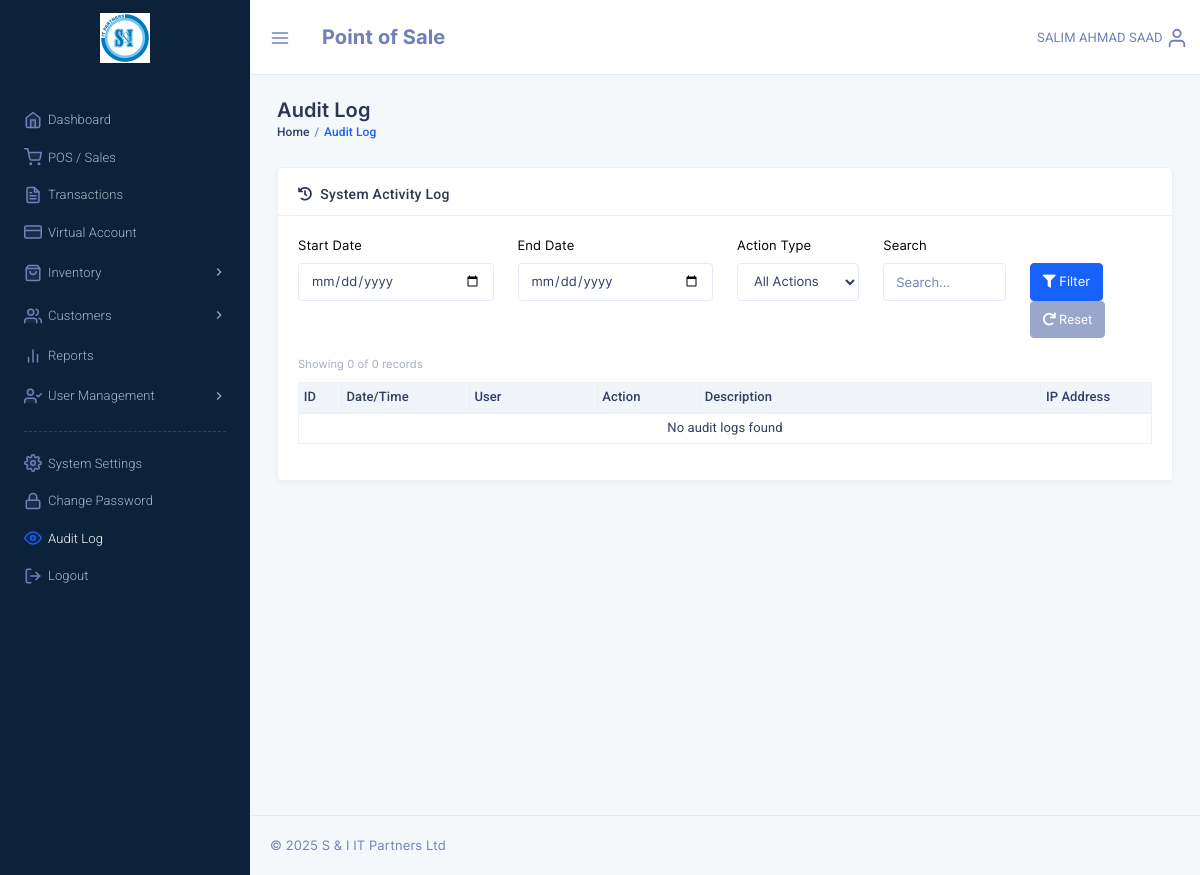
Page /audit_log.php on the earlier database version.
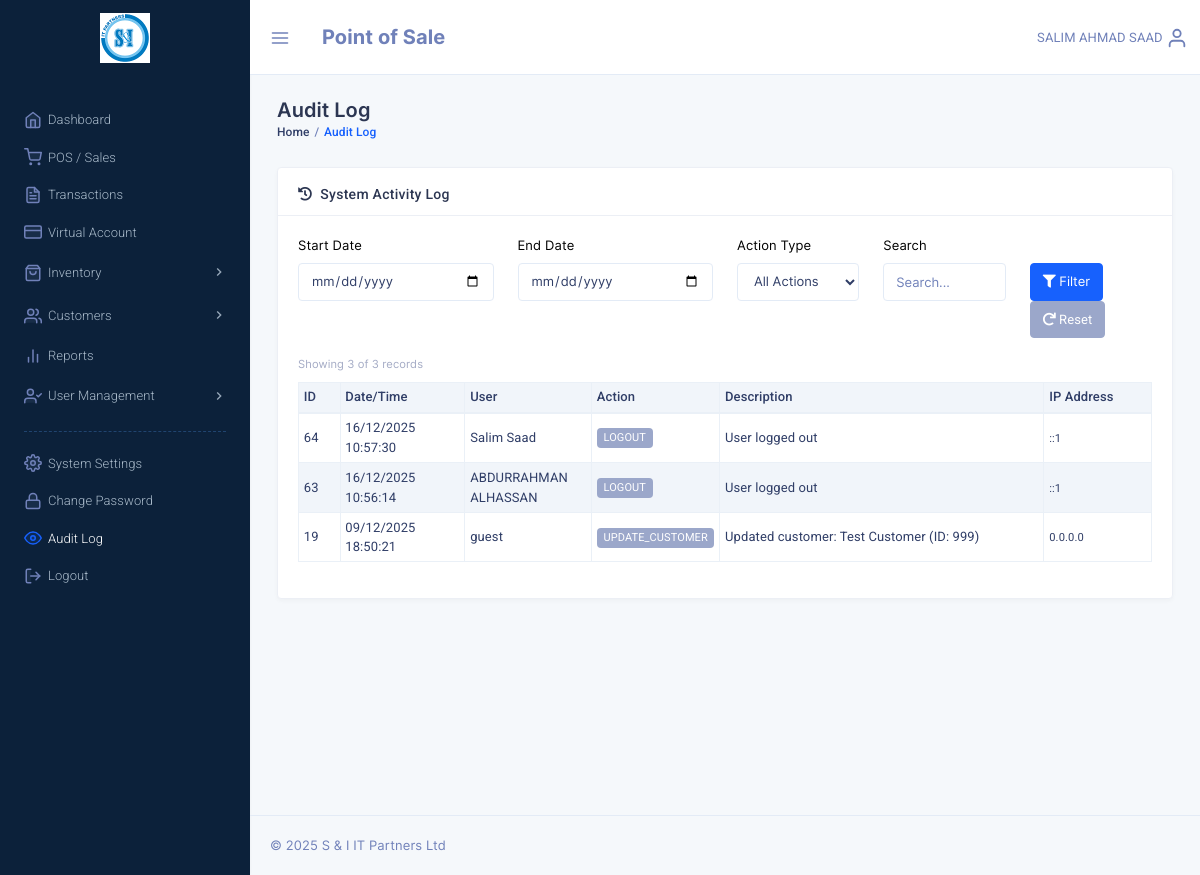
Same page on the later database version.
### tables this page shows
CREATE TABLE `auditlog` (
  `id` int NOT NULL,
  `username` varchar(32) DEFAULT NULL,
  `ActionType` varchar(50) NOT NULL,
  `Description` text,
  `ip_address` varchar(45) DEFAULT NULL,
  `user_agent` varchar(255) DEFAULT NULL,
  `Timestamp` datetime DEFAULT CURRENT_TIMESTAMP
);

### include/admin_constants.php (called while the page is built, shortened)
<?php
$admin = $_SESSION['pos_admin'];
if((!isset($_SESSION['pos_admin_basic'])) || (!is_array($_SESSION['pos_admin_basic']))) {
	$constantSQL = "SELECT id, username, sname, fname, mname FROM admins WHERE username= :username";
	$constantQuery = $dbh->prepare($constantSQL);
	$constantQuery->bindParam(':username', $admin, PDO::PARAM_STR);
	$constantQuery->execute();
	$constantResult = $constantQuery->fetch(PDO::FETCH_ASSOC);
	$fullname = !empty($constantResult['mname']) ? ($constantResult['fname'] . ' ' . $constantResult['mname'] . ' ' . $constantResult['sname']) : ($constantResult['fname'] . ' ' . $constantResult['sname']);
	$admin_fullname = $_SESSION['pos_admin_basic']['fullname'] = strtoupper($fullname);
} else {
	$admin_fullname = $_SESSION['pos_admin_basic']['fullname'];
}
?>

### logger.php (called while the page is built, shortened)
<?php
function get_logs($dbh, $filters = []) {
    try {
        $sql = "SELECT al.id, al.username, al.ActionType, al.Description, al.Timestamp, al.ip_address,
                COALESCE(CONCAT(a.fname, ' ', a.sname), al.username) as user_name
                FROM auditlog al
                LEFT JOIN admins a ON al.username = a.username
                WHERE 1=1";
        $params = [];
        $sql .= " ORDER BY al.Timestamp DESC";
        $limit = isset($filters['limit']) ? intval($filters['limit']) : 50;
        $offset = isset($filters['offset']) ? intval($filters['offset']) : 0;
        $sql .= " LIMIT :limit OFFSET :offset";
        $query = $dbh->prepare($sql);
        $query->bindValue(':limit', $limit, PDO::PARAM_INT);
        $query->bindValue(':offset', $offset, PDO::PARAM_INT);
        $query->execute();
        return $query->fetchAll(PDO::FETCH_ASSOC);
    } catch (PDOException $e) {
        error_log("Logger retrieval error: " . $e->getMessage());
        return [];
    }
}
?>

### audit_log.php (the view, shortened to what the rows shown need)
<?php
require("config.php");
require("logger.php");
require("include/admin_constants.php");
$filters = [
    'start_date' => $_GET['start_date'] ?? '',
    'end_date' => $_GET['end_date'] ?? '',
    'action_type' => $_GET['action_type'] ?? '',
    'search' => $_GET['search'] ?? '',
    'page' => isset($_GET['page']) ? intval($_GET['page']) : 1
];
$per_page = 50;
$filters['limit'] = $per_page;
$filters['offset'] = ($filters['page'] - 1) * $per_page;
$logs = get_logs($dbh, $filters);
?>
<!DOCTYPE html>
<html lang="en">
<head>
    <link href="template/assets/css/bootstrap.min.css" rel="stylesheet" type="text/css" />
    <link href="template/assets/css/icons.min.css" rel="stylesheet" type="text/css" />
    <link href="template/assets/css/metisMenu.min.css" rel="stylesheet" type="text/css" />
    <link href="template/assets/css/app.min.css" rel="stylesheet" type="text/css" />
</head>
<body class="dark-sidenav">
    <div class="page-wrapper">
        <div class="topbar"><?php require('template/top_nav_admin.php'); ?></div>
        <div class="page-content">
            <div class="container-fluid">
                <div class="row">
                    <div class="col-12">
                        <div class="card">
                            <div class="card-body">
                                <div class="table-responsive">
                                    <table class="table table-striped table-bordered table-sm">
                                        <thead>
                                            <tr>
                                                <th width="5%">ID</th>
                                                <th width="15%">Date/Time</th>
                                                <th width="15%">User</th>
                                                <th width="12%">Action</th>
                                                <th width="40%">Description</th>
                                                <th width="13%">IP Address</th>
                                            </tr>
                                        </thead>
                                        <tbody>
                                            <?php if (empty($logs)): ?>
                                                <tr>
                                                    <td colspan="6" class="text-center">No audit logs found</td>
                                                </tr>
                                            <?php else: ?>
                                                <?php foreach ($logs as $log): ?>
                                                    <tr>
                                                        <td><?php echo $log['id']; ?></td>
                                                        <td><?php echo date('d/m/Y H:i:s', strtotime($log['Timestamp'])); ?></td>
                                                        <td><?php echo htmlspecialchars($log['user_name']); ?></td>
                                                        <td>
                                                            <?php
                                                            $badge_colors = [
                                                                'LOGIN' => 'success',
                                                                'LOGOUT' => 'secondary',
                                                                'ADD_CUSTOMER' => 'info',
                                                                'ADD_PRODUCT' => 'info',
                                                                'UPDATE' => 'warning',
                                                                'DELETE' => 'danger',
                                                                'DELETE_CUSTOMER' => 'danger'
                                                            ];
                                                            $badge_color = $badge_colors[$log['ActionType']] ?? 'secondary';
                                                            ?>
                                                            <span class="badge badge-<?php echo $badge_color; ?>"><?php echo htmlspecialchars($log['ActionType']); ?></span>
                                                        </td>
                                                        <td><?php echo htmlspecialchars($log['Description']); ?></td>
                                                        <td><small><?php echo htmlspecialchars($log['ip_address']); ?></small></td>
                                                    </tr>
                                                <?php endforeach; ?>
                                            <?php endif; ?>
                                        </tbody>
                                    </table>
                                </div>
                            </div>
                        </div>
                    </div>
                </div>
            </div>
        </div>
    </div>
</body>
</html>

### template/top_nav_admin.php (shortened to what the rows shown need)
<nav class="navbar-custom">
    <ul class="list-unstyled topbar-nav float-right mb-0">
        <li class="dropdown">
            <a class="nav-link dropdown-toggle waves-effect waves-light nav-user" data-toggle="dropdown" href="#" role="button" aria-haspopup="false" aria-expanded="false">
                <span class="ms-1 nav-user-name hidden-sm"><?php echo $admin_fullname; ?></span>
                <i data-feather="user" class="align-self-center icon-sm"></i>
            </a>
        </li>
    </ul>
</nav>

Differences in the rows shown:
added auditlog: id "64", Timestamp "16/12/2025 10:57:30", user_name "Salim Saad", ActionType "LOGOUT", Description "User logged out", ip_address "::1"
added auditlog: id "63", Timestamp "16/12/2025 10:56:14", user_name "ABDURRAHMAN ALHASSAN", ActionType "LOGOUT", Description "User logged out", ip_address "::1"
added auditlog: id "19", Timestamp "09/12/2025 18:50:21", user_name "guest", ActionType "UPDATE_CUSTOMER", Description "Updated customer: Test Customer (ID: 999)", ip_address "0.0.0.0"
Other differences:
count($logs): "0" → "3"
$total_logs: "0" → "3"
text no longer shown: "No audit logs found"
